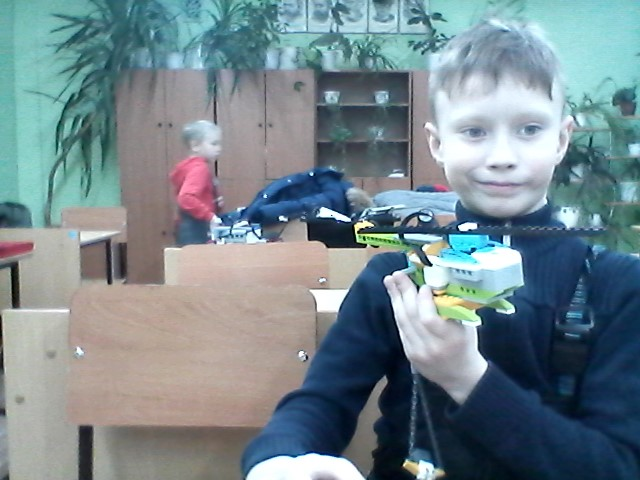
#> input picture WeDoImage1577452686.jpeg, 640 x 480 px, given in place of 70f010ac9a3ec5d371f98545f6868e73.jpg, which was not available
$ jupyter execute 'предобработка изображения.ipynb'
#> lines starting #> are read from the running program, lines starting #| are printed output that depends on the picture; after the words box and inside, x2 and y2 are one past the last pixel; in counts of white or black regions, pixels touching at a corner belong together; pictures that were not available may be replaced by others from this repository, and a replacement may not be noted
[cell 1]
import os
import cv2

[cell 2]
os.getcwd()

[cell 3]
os.chdir('мой проект')

[cell 4]
os.listdir()

[cell 5]
pic=cv2.imread("70f010ac9a3ec5d371f98545f6868e73.jpg")
#> pic is the input picture: shape (480, 640, 3); mean B, G, R 142.5, 135.9, 117.8

[cell 6]
print (pic)
#> (printed output is left out)

[cell 7]
pic.shape
#> Out = (480, 640, 3)

[cell 8]
cv2.imshow('pic',pic)
cv2.waitKey()
cv2.destroyAllWindows()

[cell 9]
res=cv2.resize(pic,(500,500))
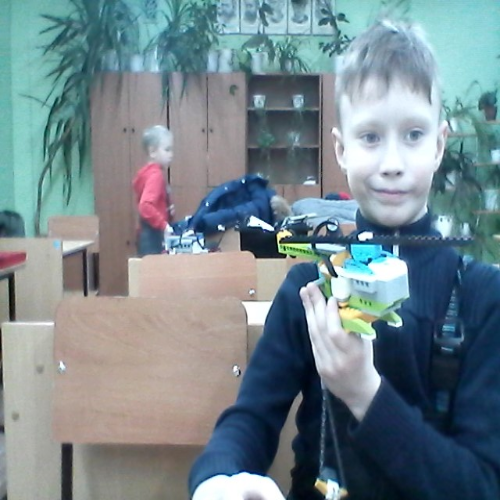
#> res: shape (500, 500, 3); mean B, G, R 142.3, 135.8, 117.7

[cell 10]
res.shape
#> Out = (500, 500, 3)

[cell 11]
cv2.imshow('res',res)
cv2.waitKey(0)
cv2.destroyAllWindows()

[cell 12]
gray_res=cv2.cvtColor(res, cv2. COLOR_BGR2GRAY)
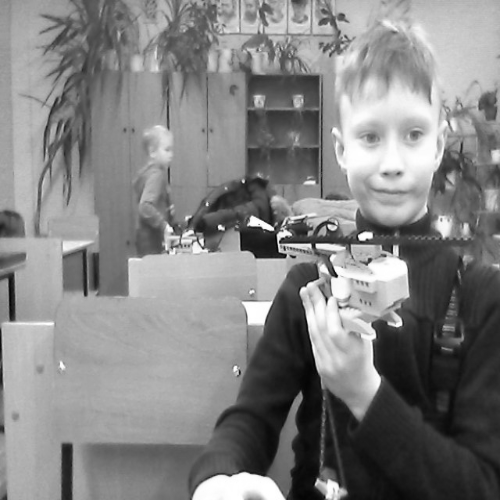
#> gray_res: shape (500, 500); min 3, max 255, mean 131.1

[cell 13]
cv2.imshow('gray_res',gray_res)
cv2.waitKey(0)
cv2.destroyAllWindows()

[cell 14]
gray_res.shape
#> Out = (500, 500)

[cell 15]
ret, black_res=cv2.threshold(gray_res,50,255,0)
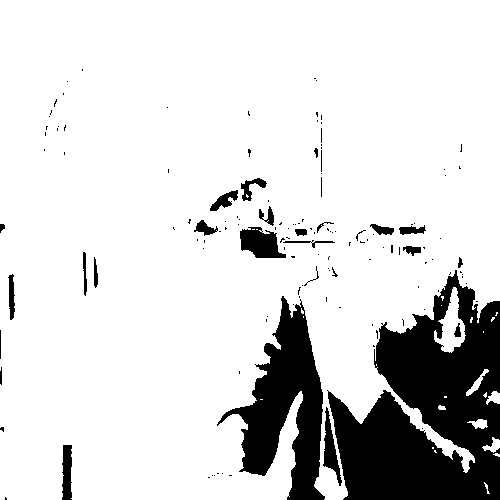
#> black_res: shape (500, 500); 84.7% white; 138 black regions (109 under 20 px), largest, box (x1, y1, x2, y2) and area: (327, 270, 500, 500) 24036, (217, 296, 325, 500) 9554, (240, 227, 286, 258) 954

$ run again, on face1/face/Aksimiron.jpg
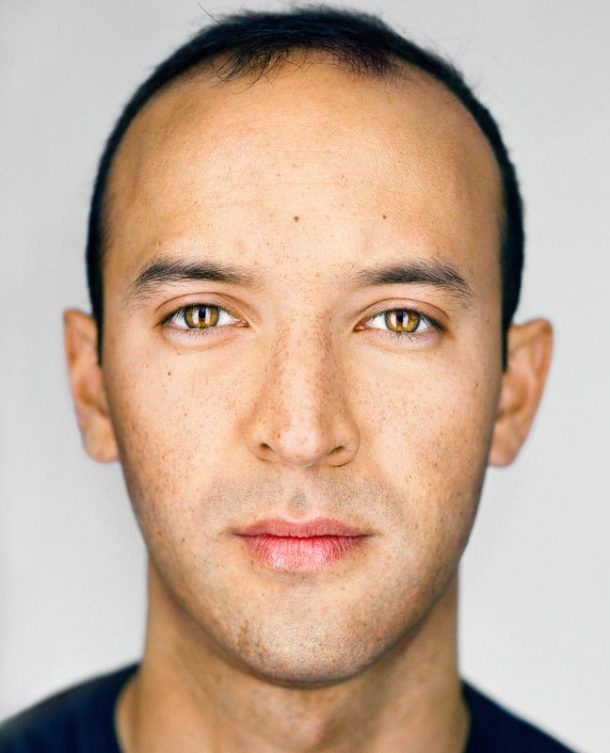
#> input picture face1/face/Aksimiron.jpg, 610 x 753 px, given in place of 70f010ac9a3ec5d371f98545f6868e73.jpg, which was not available
#> pic is the input picture: shape (753, 610, 3); mean B, G, R 153.1, 171.6, 197.1
#> (printed output is left out)
#> `gray_res=cv2.cvtColor(res, cv2. COLOR_BGR2GRAY)`:
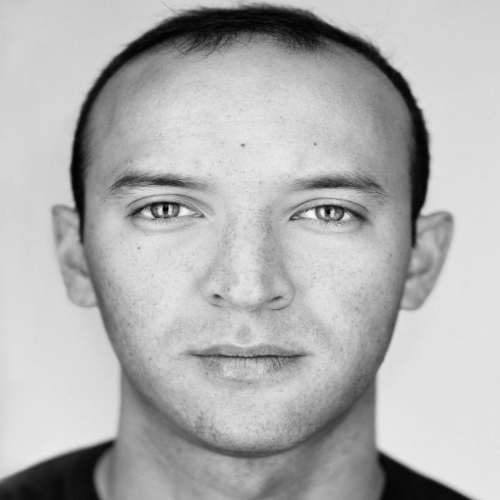
#> gray_res: shape (500, 500); min 1, max 249, mean 177
#> `ret, black_res=cv2.threshold(gray_res,50,255,0)`:
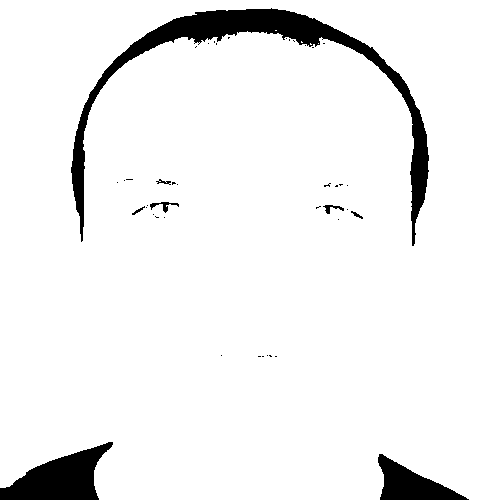
#> black_res: shape (500, 500); 94% white; 42 black regions (34 under 20 px), largest, box (x1, y1, x2, y2) and area: (71, 8, 429, 246) 9039, (0, 442, 113, 500) 3517, (378, 454, 469, 500) 2003

$ run again, on face1/face/Alex Hahkov.jpg
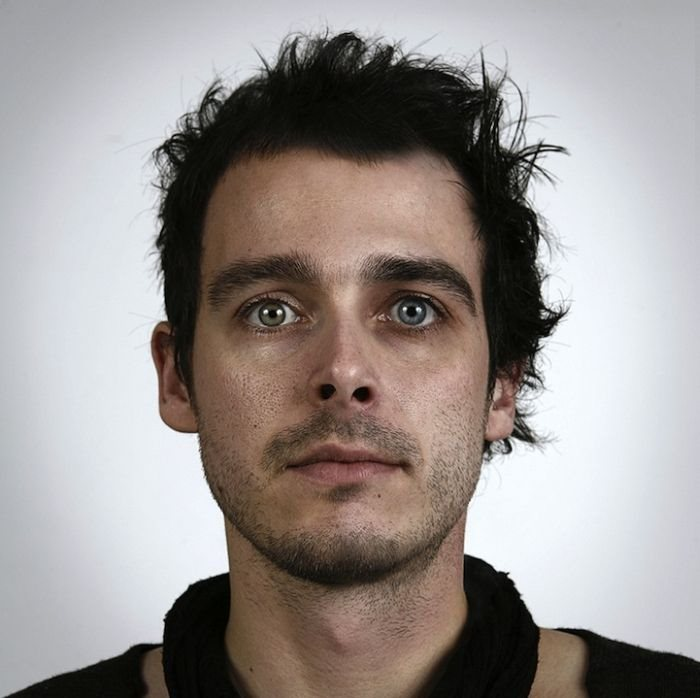
#> input picture face1/face/Alex Hahkov.jpg, 700 x 698 px, given in place of 70f010ac9a3ec5d371f98545f6868e73.jpg, which was not available
#> pic is the input picture: shape (698, 700, 3); mean B, G, R 144.7, 147.4, 154.1
#> (printed output is left out)
#> `gray_res=cv2.cvtColor(res, cv2. COLOR_BGR2GRAY)`:
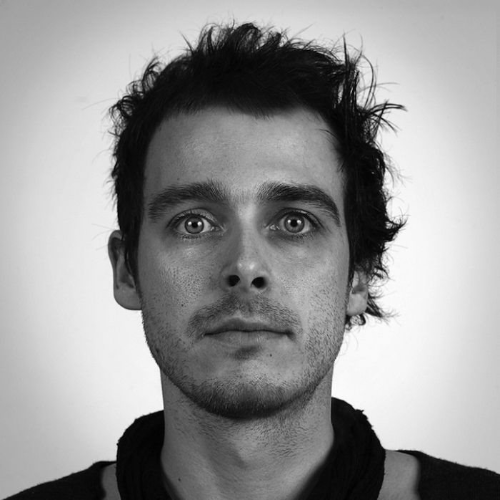
#> gray_res: shape (500, 500); min 0, max 255, mean 149
#> `ret, black_res=cv2.threshold(gray_res,50,255,0)`:
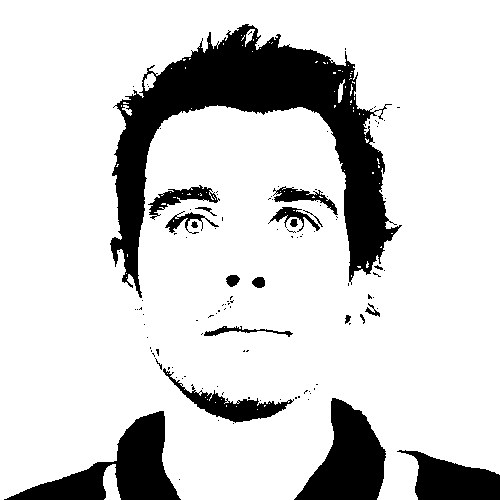
#> black_res: shape (500, 500); 82.8% white; 117 black regions (96 under 20 px), largest, box (x1, y1, x2, y2) and area: (110, 24, 402, 298) 23590, (4, 411, 181, 500) 5964, (294, 398, 386, 500) 5306
